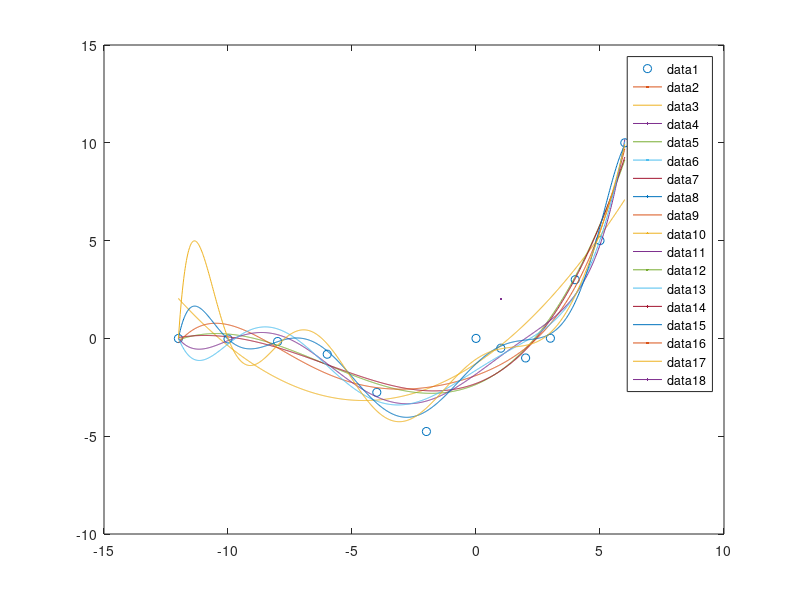

The MATLAB script that drew this image:
clc; clearvars; close all; 
x = [-12, -10, -8, -6, -4, -2, 0, 1, 2, 3, 4, 5, 6];
y = [-0.005, -0.028, -0.16, -0.808, -2.757, -4.76, 0, -0.5, -1, 0.01, 3, 5, 10];
plot(x,y,"o",LineWidth=2);
hold on;
for degree = 2:9
    N = length(x);
    n = degree + 1;
    A = zeros(n,n);
    B = zeros(n,1);
    
    for r = 1:n
        for c = 1:n
            power = (r-1) + (c-1);
            A(r,c) = sum(x.^power);
        end
    end
    
    for r=1:n
        power = r-1;
        B(r) = sum((x.^power).*y);
    end
    
    coef = A\B;
    xq = linspace(min(x), max(x), 1000);
    yq = zeros(size(xq));
    for i=1:n
        yq = yq + coef(n-i+1)*(xq.^(n-i));
    end
    plot(xq, yq, LineWidth=2);
    % sprintf("Degree %d", degree)
end
legend show
